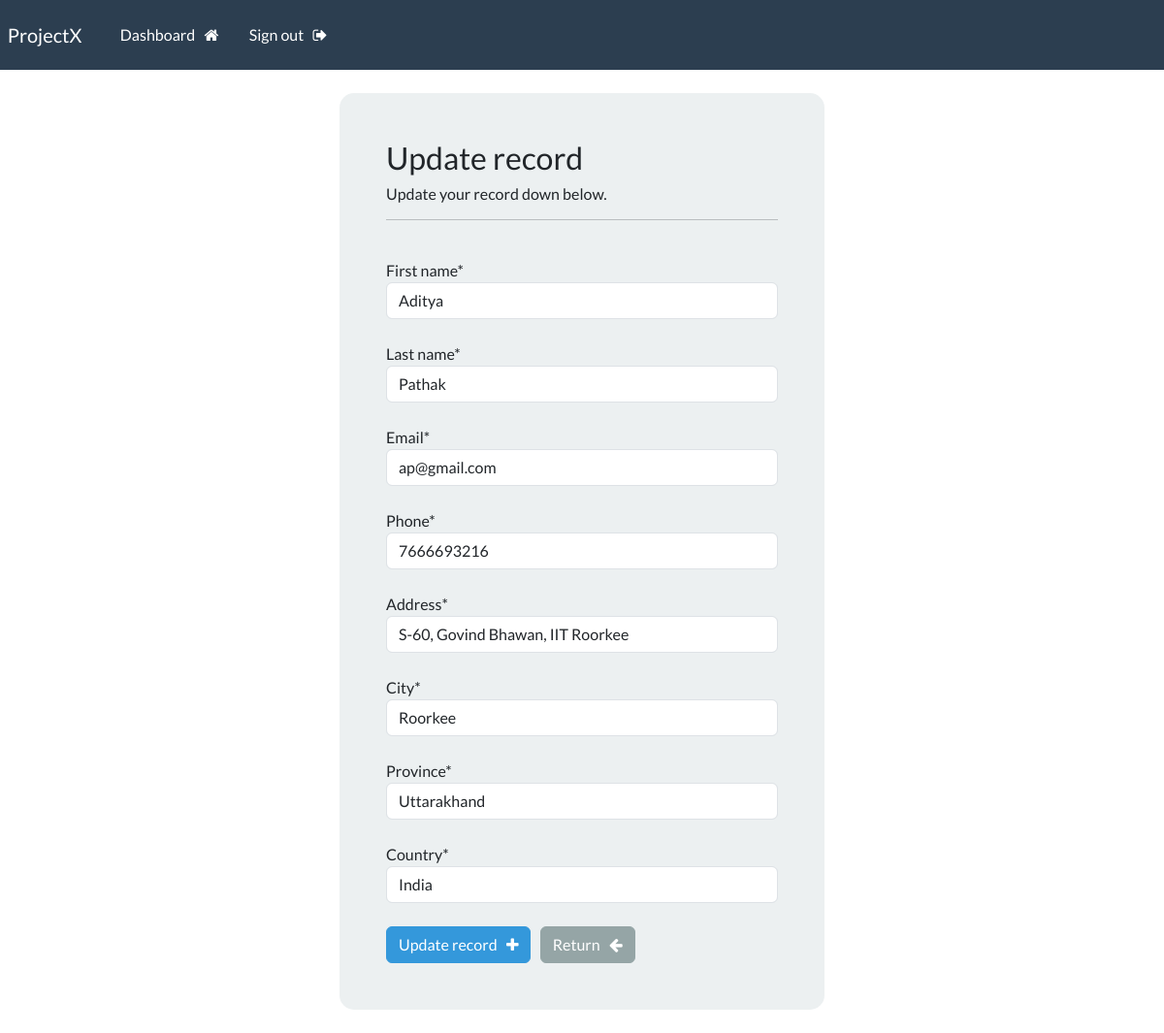
Page /update-record/2 (signed in) on the committed database.
### webapp/models.py (models this page shows, shortened)
class Record(models.Model):
    creation_date = models.DateTimeField(auto_now_add=True)
    first_name = models.CharField(max_length=100)
    last_name = models.CharField(max_length=100)
    email = models.CharField(max_length=255)
    phone = models.CharField(max_length=20)
    address = models.CharField(max_length=300)
    city = models.CharField(max_length=255)
    province = models.CharField(max_length=200)
    country = models.CharField(max_length=125)

### webapp/views.py (the view)
# urls.py: path("update-record/<int:pk>",views.update_record,name="update-record"),
@login_required(login_url="my-login")
def update_record(request,pk):
    record = Record.objects.get(id=pk)
    form = UpdateRecordForm(instance=record)
    if request.method == "POST" :
        form = UpdateRecordForm(request.POST,instance=record)
        if form.is_valid():
            form.save()
            messages.success(request,"Record Updated Succesfully")
            return redirect("dashboard")
    context = { 'form' : form}
    return render(request,"webapp/update-record.html",context)

### webapp/forms.py
class UpdateRecordForm(forms.ModelForm):
    class Meta:
            model = Record
            fields = ['first_name','last_name','email','phone','address','city','province','country']

### webapp/templates/webapp/update-record.html (shortened to what this page needs)
{% extends 'webapp/base.html' %}
{% load crispy_forms_tags %}
{% block content %}
    <body>
        <div class="container bg-light shadow-md p-5 form-layout">
            <h3> Update record </h3>
            <h6> Update your record down below. </h6>
            <hr>
            <br>
            <form method="POST" autocomplete="off">
                {{form.first_name|as_crispy_field}}
                <br>
                {{form.last_name|as_crispy_field}}
                <br>
                {{form.email|as_crispy_field}}
                <br>
                {{form.phone|as_crispy_field}}
                <br>
                {{form.address|as_crispy_field}}
                <br>
                {{form.city|as_crispy_field}}
                <br>
                {{form.province|as_crispy_field}}
                <br>
                {{form.country|as_crispy_field}}
                <br>
                <button type="submit" class="btn btn-info">
                    Update record &nbsp; <i class="fa fa-plus" aria-hidden="true"></i>
                </button>
                <a href="{% url 'dashboard' %}" class="btn btn-secondary">
                    Return &nbsp; <i class="fa fa-arrow-left" aria-hidden="true"></i>
                </a>
            </form>
        </div>
        <br>
    </body>
{% endblock content%}

### static/css/styles.css (style rules this page uses)
.form-layout { border-radius: 15px; width: 500px; }

### rows in the picture
Record: first_name "Aditya", last_name "Pathak", email "ap@gmail.com", phone "7666693216", address "S-60, Govind Bhawan, IIT Roorkee", city "Roorkee", province "Uttarakhand", country "India"
